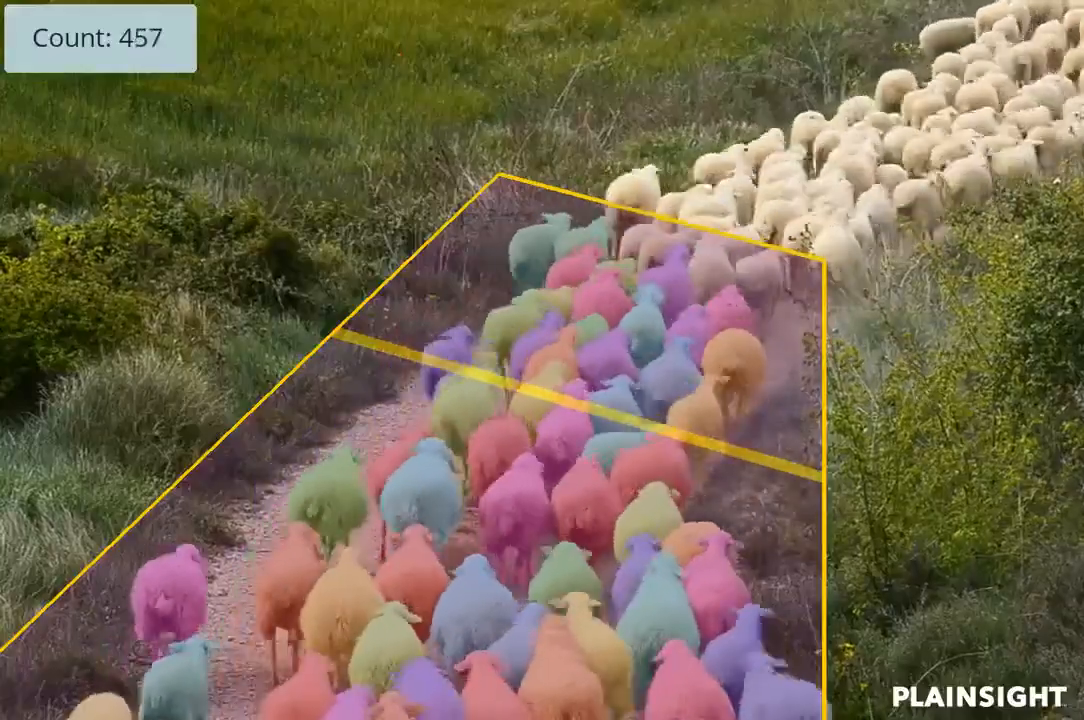
#> input picture frame 47 of video/sheep.mp4, 1084 x 720 px, given in place of vtest.avi, which was not available
$ python realTimeTrack.py
#> lines starting #> are read from the running program, lines starting #| are printed output that depends on the picture; after the words box and inside, x2 and y2 are one past the last pixel; in counts of white or black regions, pixels touching at a corner belong together; pictures that were not available may be replaced by others from this repository, and a replacement may not be noted
### tracker.py
import math


class EuclideanDistTracker:
    def __init__(self):
        # Store the center positions of the objects
        self.center_points = {}
        # Keep the count of the IDs
        # each time a new object id detected, the count will increase by one
        self.id_count = 0

    def update(self, objects_rect):
        # Objects boxes and ids
        objects_bbs_ids = []

        # Get center point of new object
        for rect in objects_rect:
            x, y, w, h = rect
            cx = (x + x + w) // 2
            cy = (y + y + h) // 2

            # Find out if that object was detected already
            same_object_detected = False
            for id, pt in self.center_points.items():
                dist = math.hypot(cx - pt[0], cy - pt[1])

                if dist < 25:
                    self.center_points[id] = (cx, cy)
                    # print(self.center_points)
                    objects_bbs_ids.append([x, y, w, h, id])
                    same_object_detected = True
                    break

            # New object is detected we assign the ID to that object
            if same_object_detected is False:
                self.center_points[self.id_count] = (cx, cy)
                objects_bbs_ids.append([x, y, w, h, self.id_count])
                self.id_count += 1

        # Clean the dictionary by center points to remove IDS not used anymore
        new_center_points = {}
        for obj_bb_id in objects_bbs_ids:
            _, _, _, _, object_id = obj_bb_id
            center = self.center_points[object_id]
            new_center_points[object_id] = center

        # Update dictionary with IDs not used removed
        self.center_points = new_center_points.copy()
        return objects_bbs_ids

### realTimeTrack.py
import cv2
import numpy as np
from tracker import *

tracker = EuclideanDistTracker()


cap = cv2.VideoCapture("./images/vtest.avi")
# cap = cv2.VideoCapture("../../highway.mp4")
mog = cv2.createBackgroundSubtractorMOG2(history=100, varThreshold=50)
points = []


def removeId(id):

    pointes = np.array(points)
    print("1", pointes)
    for po in pointes:
        # print(po[4])
        point = np.delete(po, np.where(po[4] < id))
        # points.clear()
        # points.append(point)
    print("2", point)
    # points = point
    # for p in points:
    # p.
    print("id", id)
    pass


while True:
    success, frame = cap.read()
#> frame is the input picture: shape (720, 1084, 3); mean B, G, R 81.9, 104.8, 118
    if success:
        # print(frame.shape)
        rio = frame[0:200, 0: 250]
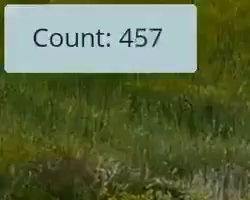
#> rio: shape (200, 250, 3); mean B, G, R 70.5, 108, 95.5

        mask = mog.apply(rio)
#> mask: shape (200, 250); every value is 127
        # mask = cv2.dilate(mask, None)
        mask = cv2.erode(mask, (5, 5))
        mask = cv2.GaussianBlur(mask, (25, 25), 0)
        ret, mask = cv2.threshold(
            mask, 0, 255, cv2.THRESH_BINARY | cv2.THRESH_OTSU)
#> mask: shape (200, 250); every value is 255
#> ret = 0
        contours, _ = cv2.findContours(
            mask, cv2.RETR_EXTERNAL, cv2.CHAIN_APPROX_SIMPLE)
#> contours = [[[0, 0], [0, 199], [249, 199], [249, 0]]]
        detections = []
        for con in contours:

            area = cv2.contourArea(con)

            if (area > 300):
                x, y, w, h = cv2.boundingRect(con)
                detections.append([x, y, w, h])
            boxes_ids = tracker.update(detections)
#> this loop made 1 pass
#> (con, area, x, y, w, h) on pass 1: ([[0, 0], [0, 199], [249, 199], [249, 0]], 49551, 0, 0, 250, 200)
#> after the loop, detections = [[0, 0, 250, 200]]

        for box in boxes_ids:
            cv2.rectangle(
                rio, (box[0], box[1]), (box[0]+box[2], box[1]+box[3]), (255, 0, 0), 2)
            # print(box)
            points.append(box)
            removeId(box[4])
#> this loop made 1 pass
#> pointes in removeId on pass 1: [[0, 0, 250, 200, 0]]
#| 1 [[  0   0 250 200   0]]
#| 2 [  0   0 250 200   0]
#| id 0
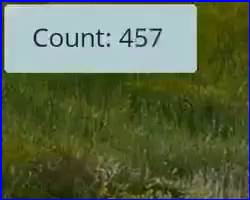
#> rio: shape (200, 250, 3); 2.68% of pixels changed, all inside (x1, y1, x2, y2) = (0, 0, 250, 200)
#> after the loop, points = [[0, 0, 250, 200, 0]]
        for point in points:
            # print(points)
            cv2.circle(rio, (point[0]+point[2],
                       point[1]+point[3]), 1, (0, 0, 255), 1)
#> this loop made 1 pass

        cv2.imshow("cap", frame)
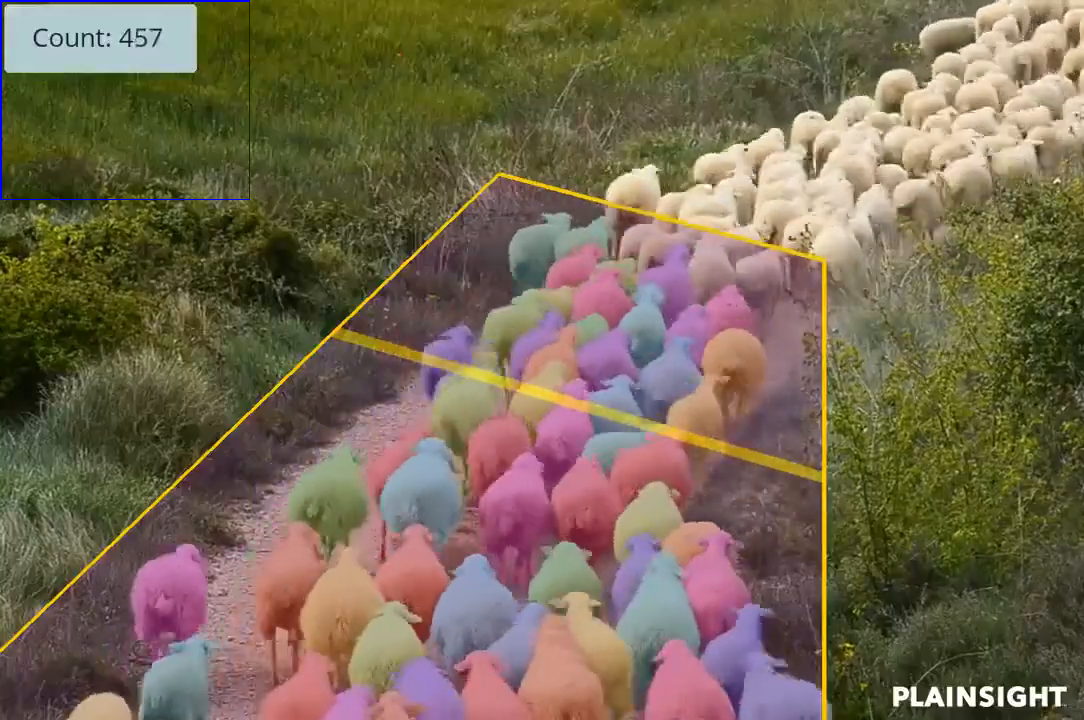
#> window 'cap': shape (720, 1084, 3); mean B, G, R 82.3, 104.6, 117.9
        cv2.imshow("mask", mask)
        cv2.imshow("rio", rio)

        if (cv2.waitKey(100) & 0xFF == ord("q") or success == False):
#> (key q is pressed here)
            cv2.destroyAllWindows()
            break
cap.release()

$ run again, starting later in the video
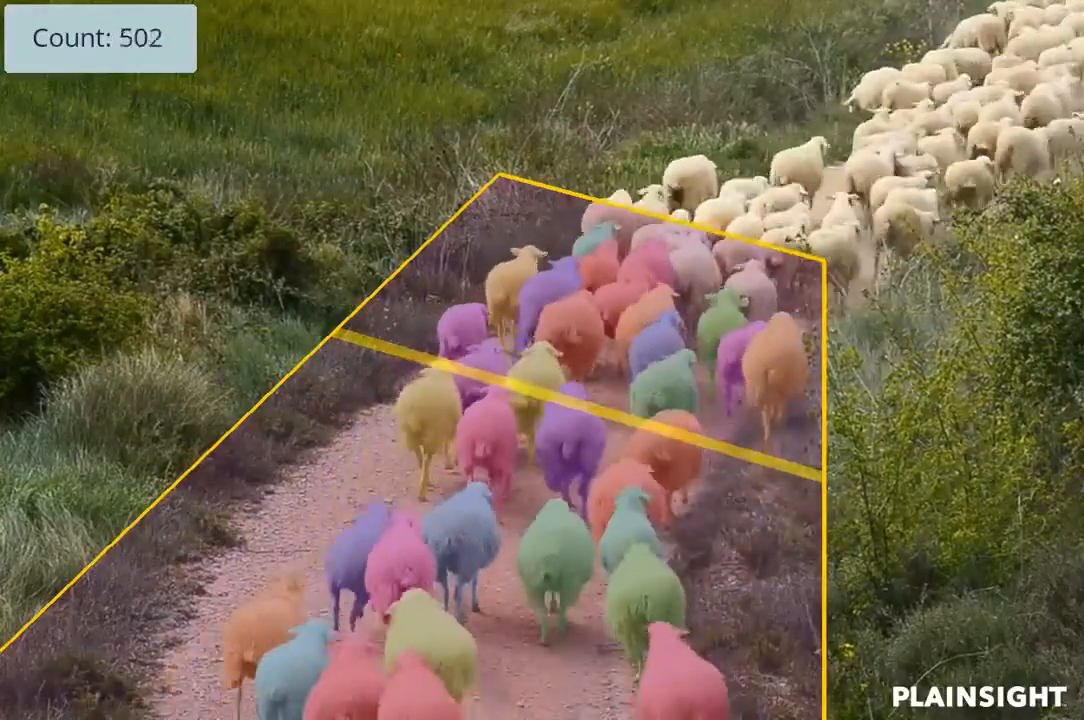
#> input picture frame 214 of video/sheep.mp4, 1084 x 720 px, given in place of vtest.avi, which was not available
#> frame is the input picture: shape (720, 1084, 3); mean B, G, R 79.7, 103.8, 117
#> ret = 0
#> contours = [[[0, 0], [0, 199], [249, 199], [249, 0]]]
#> the loop `for con in contours: ` made 1 pass
#> (con, area, x, y, w, h) on pass 1: ([[0, 0], [0, 199], [249, 199], [249, 0]], 49551, 0, 0, 250, 200)
#> after the loop `for con in contours:`: detections = [[0, 0, 250, 200]]
#> the loop `for box in boxes_ids:` made 1 pass
#> pointes in removeId on pass 1: [[0, 0, 250, 200, 0]]
#> (printed output is left out)
#> after the loop `for box in boxes_ids:`:
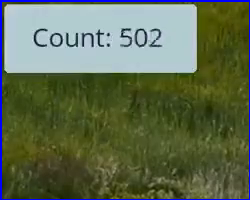
#> rio: shape (200, 250, 3); mean B, G, R 80.8, 107.8, 95.8
#> after the loop `for box in boxes_ids:`: points = [[0, 0, 250, 200, 0]]
#> the loop `for point in points:` made 1 pass
#> `cv2.imshow("cap", frame)`:
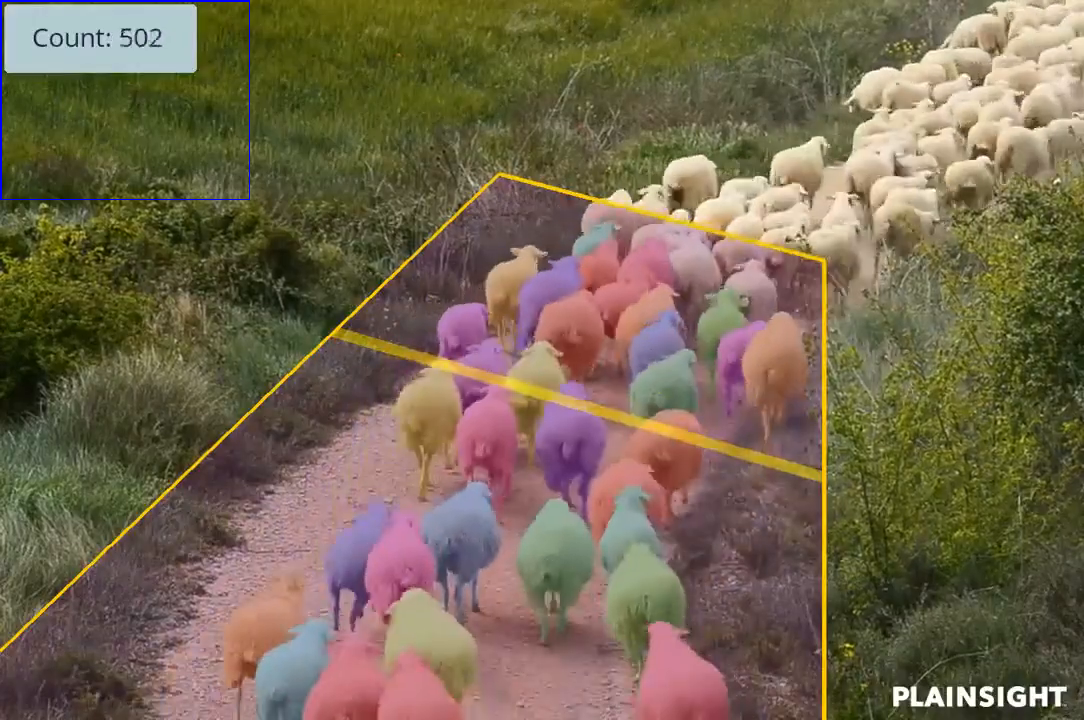
#> window 'cap': shape (720, 1084, 3); mean B, G, R 80.1, 103.6, 116.9

$ run again, starting later in the video
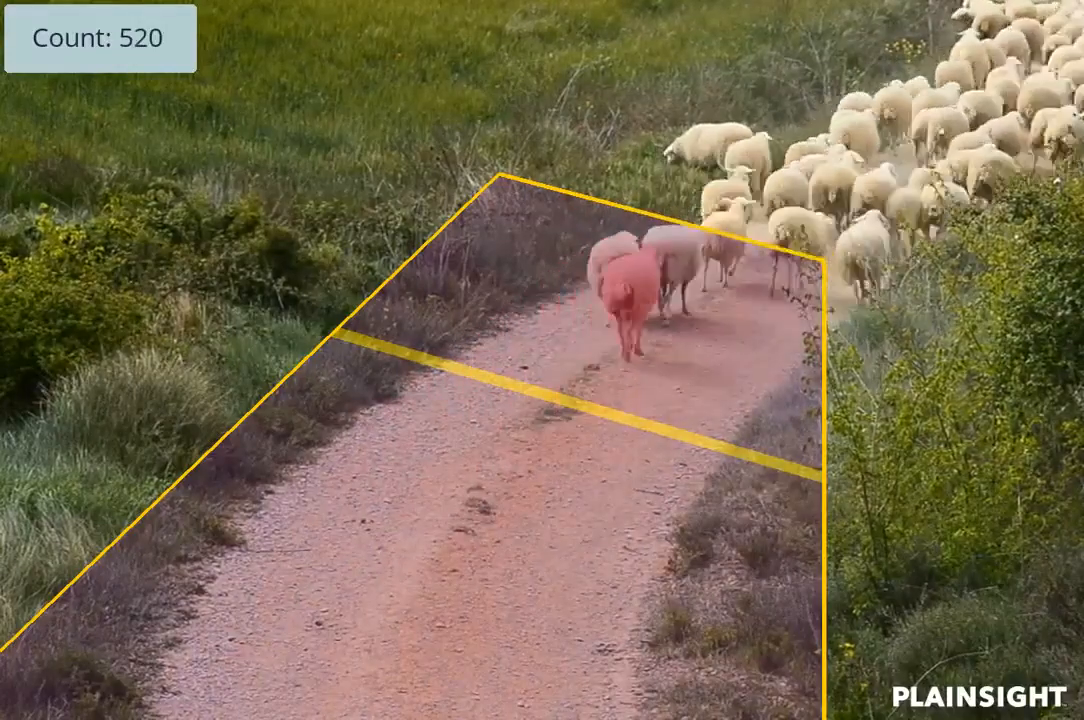
#> input picture frame 380 of video/sheep.mp4, 1084 x 720 px, given in place of vtest.avi, which was not available
#> frame is the input picture: shape (720, 1084, 3); mean B, G, R 81.6, 106.8, 120.9
#> ret = 0
#> contours = [[[0, 0], [0, 199], [249, 199], [249, 0]]]
#> the loop `for con in contours: ` made 1 pass
#> (con, area, x, y, w, h) on pass 1: ([[0, 0], [0, 199], [249, 199], [249, 0]], 49551, 0, 0, 250, 200)
#> after the loop `for con in contours:`: detections = [[0, 0, 250, 200]]
#> the loop `for box in boxes_ids:` made 1 pass
#> pointes in removeId on pass 1: [[0, 0, 250, 200, 0]]
#> (printed output is left out)
#> after the loop `for box in boxes_ids:`:
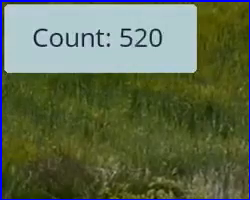
#> rio: shape (200, 250, 3); mean B, G, R 80.4, 107.9, 96
#> after the loop `for box in boxes_ids:`: points = [[0, 0, 250, 200, 0]]
#> the loop `for point in points:` made 1 pass
#> `cv2.imshow("cap", frame)`:
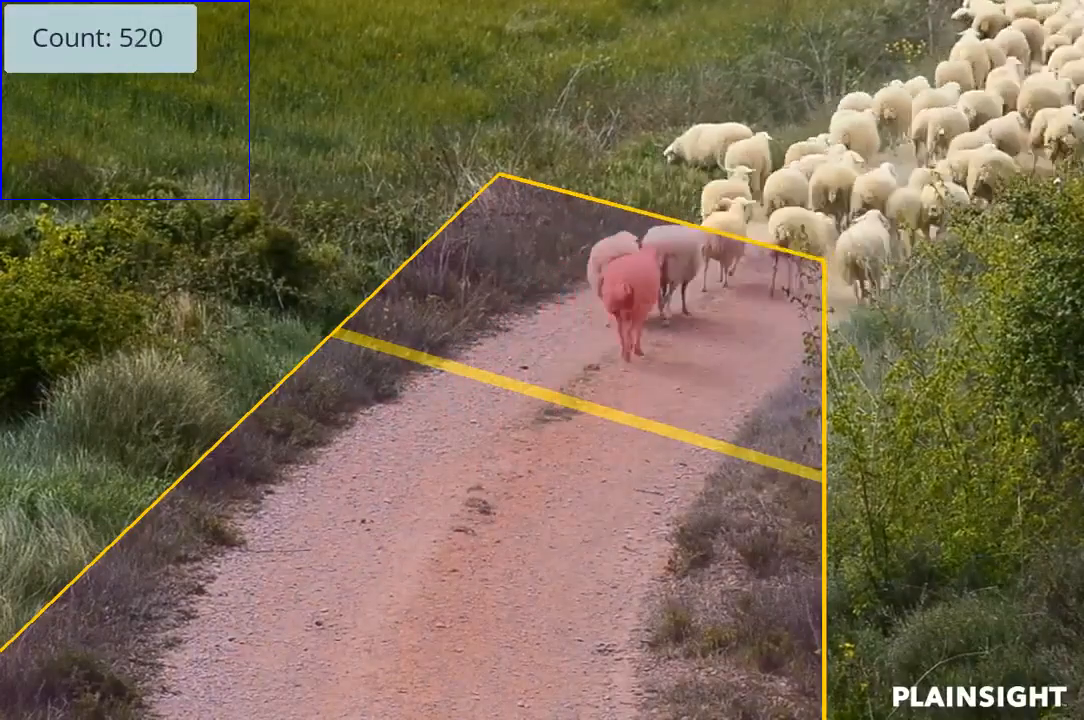
#> window 'cap': shape (720, 1084, 3); mean B, G, R 82, 106.7, 120.8
